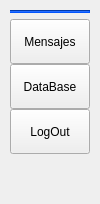
            <widget class="QWidget" name="Right_Menu" native="true">
             <property name="minimumSize">
              <size>
               <width>0</width>
               <height>0</height>
              </size>
             </property>
             <property name="maximumSize">
              <size>
               <width>0</width>
               <height>16777215</height>
              </size>
             </property>
             <layout class="QVBoxLayout" name="verticalLayout_2">
              <property name="leftMargin">
               <number>1</number>
              </property>
              <property name="topMargin">
               <number>1</number>
              </property>
              <property name="rightMargin">
               <number>1</number>
              </property>
              <property name="bottomMargin">
               <number>1</number>
              </property>
              <item>
               <widget class="QFrame" name="verticalFrame">
                <layout class="QVBoxLayout" name="verticalLayout">
                 <item>
                  <widget class="Line" name="line">
                   <property name="minimumSize">
                    <size>
                     <width>0</width>
                     <height>3</height>
                    </size>
                   </property>
                   <property name="styleSheet">
                    <string notr="true">background-color: rgb(0, 85, 255);</string>
                   </property>
                   <property name="orientation">
                    <enum>Qt::Orientation::Horizontal</enum>
                   </property>
                  </widget>
                 </item>
                 <item>
                  <widget class="QFrame" name="frame">
                   <property name="frameShape">
                    <enum>QFrame::Shape::NoFrame</enum>
                   </property>
                   <property name="frameShadow">
                    <enum>QFrame::Shadow::Raised</enum>
                   </property>
                   <layout class="QVBoxLayout" name="verticalLayout_5">
                    <property name="spacing">
                     <number>0</number>
                    </property>
                    <property name="leftMargin">
                     <number>0</number>
                    </property>
                    <property name="topMargin">
                     <number>0</number>
                    </property>
                    <property name="rightMargin">
                     <number>0</number>
                    </property>
                    <property name="bottomMargin">
                     <number>0</number>
                    </property>
                    <item>
                     <layout class="QVBoxLayout" name="verticalLayout_4">
                      <item>
                       <widget class="QPushButton" name="btn_rightConfig">
                        <property name="minimumSize">
                         <size>
                          <width>0</width>
                          <height>45</height>
                         </size>
                        </property>
                        <property name="text">
                         <string>Mensajes</string>
                        </property>
                       </widget>
                      </item>
                      <item>
                       <widget class="QPushButton" name="btn_rightDatabase">
                        <property name="minimumSize">
                         <size>
                          <width>0</width>
                          <height>45</height>
                         </size>
                        </property>
                        <property name="text">
                         <string>DataBase</string>
                        </property>
                       </widget>
                      </item>
                      <item>
                       <widget class="QPushButton" name="btn_rightLogout">
                        <property name="minimumSize">
                         <size>
                          <width>0</width>
                          <height>45</height>
                         </size>
                        </property>
                        <property name="text">
                         <string>LogOut</string>
                        </property>
                       </widget>
                      </item>
                     </layout>
                    </item>
                   </layout>
                  </widget>
                 </item>
                 <item>
                  <spacer name="verticalSpacer">
                   <property name="orientation">
                    <enum>Qt::Orientation::Vertical</enum>
                   </property>
                   <property name="sizeHint" stdset="0">
                    <size>
                     <width>20</width>
                     <height>40</height>
                    </size>
                   </property>
                  </spacer>
                 </item>
                </layout>
               </widget>
              </item>
             </layout>
            </widget>
